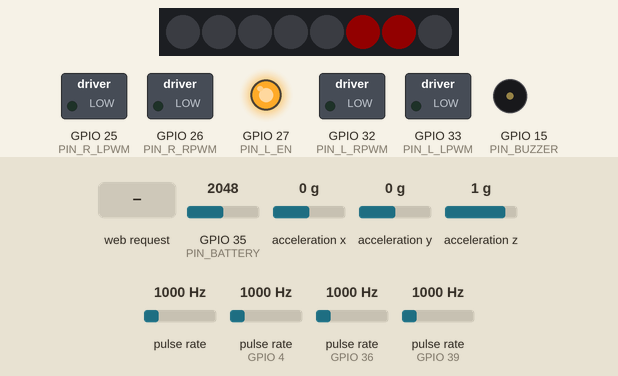
A program run on a simulated ESP32. Parts: 8 RGB LEDs in strip order, left to right, switched loads named in the program (green lamp = pin HIGH), output pins drawn as LEDs (lit = HIGH), buzzer (waves = sounding). Wiring (inferred from the names in the program): 4 × pulse sensor: data GPIO 0 / data GPIO 4 / data GPIO 36 / data GPIO 39; MPU-6050 motion sensor at I2C address 0x68. The inputs (shaded band) are chosen by the test bench; at power-on: acceleration z 1 g, GPIO 35 (PIN_BATTERY) = 2048, acceleration x 0 g, acceleration y 0 g, pulse rate 1000 Hz, pulse rate (sensors on GPIO 4, GPIO 36, GPIO 39) 1000 Hz (analog values on the 0–4095 scale). Dim RGB values are drawn brighter than linear; what the program prints to the serial monitor is not drawn.

Above: at 1.3 s.
1.4 s: acceleration z set to 0.6 g
2.9 s: acceleration z set to 0.3 g
At 5.8 s:
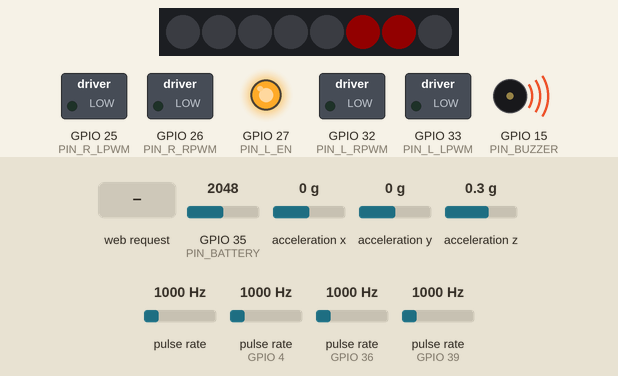
5.9 s: HTTP request GET /find?x=0 received
At 7.24 s:
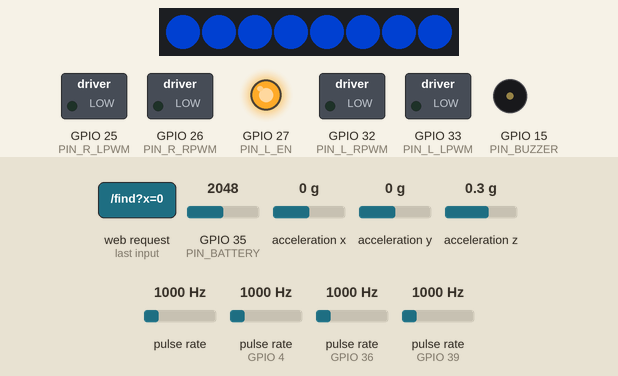
8.4 s: HTTP request GET /lights?x=1 received
At 8.78 s:
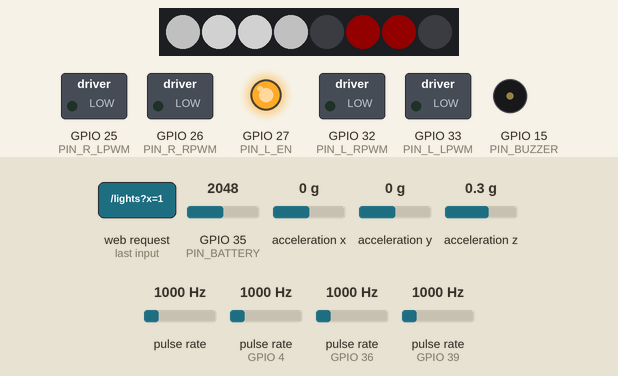
10.6 s: acceleration z set to -0.3 g
12.1 s: acceleration z set to -0.6 g
At 13.41 s:
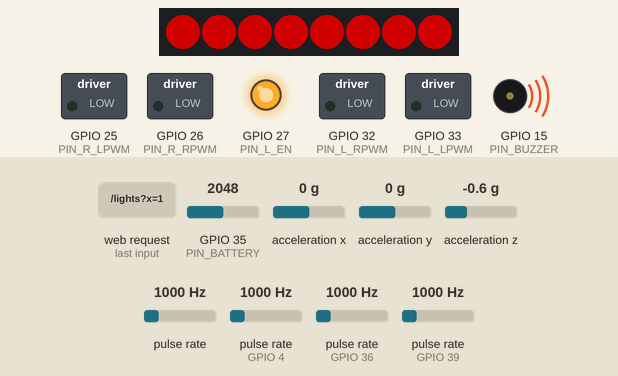
Timing chart, 0 to 15.7 s (numbered marks = the images above; inputs shaded):
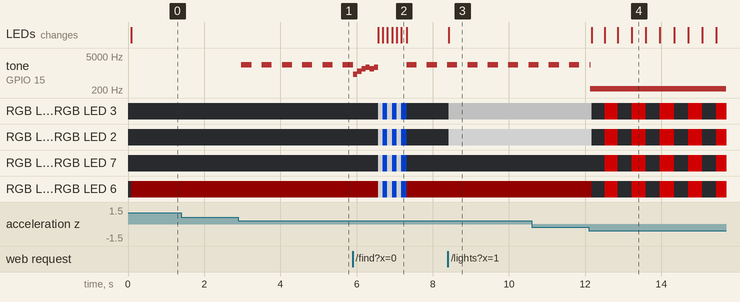

Measured:
- the behaviour switches between 0.5 and 0.4 g on acceleration z (found by bisection; images 0 and 1)
- the behaviour switches between -0.4 and -0.5 g on acceleration z (found by bisection; images 3 and 4)
- after the input at 1.4 s, every drawn part: stays the same
- after the input at 2.9 s, tone on GPIO 15 (PIN_BUZZER): alternates 2200 Hz for 0.27 s and silent for 0.27 s, starting after 0.08 s
- after the input at 5.9 s, RGB LED 0, RGB LED 1: off → RGB(120, 120, 120) after 0.67 s, then repeats every 0.24 s: RGB(0, 37, 120) 0.12 s, RGB(120, 120, 120) 0.12 s, until it stays off from 7.3 s
- after the input at 8.4 s, RGB LED 0, RGB LED 3: off → RGB(85, 85, 85) at once; RGB LED 1, RGB LED 2: off → RGB(120, 120, 120) at once; the LEDs: change at once (image 3)
- after the input at 12.1 s, RGB LED 0–3, RGB LED 5, RGB LED 6: alternates RGB(120, 0, 0) for 0.37 s and off for 0.37 s, starting after 0.08 s; RGB LED 4, RGB LED 7: alternates RGB(120, 0, 0) for 0.37 s and off for 0.37 s, starting after 0.42 s; the LEDs: first change after 0.08 s (image 4 shows a later state)

The program:

main.cpp
```cpp
// ============================================================
// main.cpp — Rover 4WD · Phase 1
// Core 0: WiFi AP + web server (joysticks, telemetry)
// Core 1: motors, encoders, IMU, LEDs, buzzer, battery
// ============================================================
#include <Arduino.h>
#include <WiFi.h>
#include <WebServer.h>
#include "config.h"
#include "motors.h"
#include "encoders.h"
#include "imu.h"
#include "leds.h"
#include "buzzer.h"
#include "battery.h"
#include "webui.h"

WebServer server(80);

// Current joystick command (shared between cores)
volatile int8_t cmdX = 0, cmdY = 0;
volatile uint32_t lastCmdMs = 0;
volatile bool findRequest = false;

// ------------------------------------------------------------
// HTTP handlers (core 0)
// ------------------------------------------------------------
void handleRoot() {
  String html = FPSTR(WEB_UI);
  html.replace("%CAM_URL%", CAMERA_STREAM_URL);
  html.replace("%CAM_ON%", CAMERA_ENABLED ? "1" : "0");
  server.send(200, "text/html", html);
}

void handleCmd() {
  cmdX = constrain(server.arg("x").toInt(), -100, 100);
  cmdY = constrain(server.arg("y").toInt(), -100, 100);
  lastCmdMs = millis();
  server.send(200, "text/plain", "ok");
}

void handleLights() {
  Leds::headlightsOn = !Leds::headlightsOn;
  server.send(200, "text/plain", Leds::headlightsOn ? "1" : "0");
}

void handleFind() {
  findRequest = true;
  server.send(200, "text/plain", "ok");
}

// Gear selector: /gear?v=0 (low) | 1 (normal) | 2 (high)
void handleGear() {
  int g = server.arg("v").toInt();
  Motors::maxSpeedPct = (0 == g) ? GEAR_LOW_PCT
                      : (2 == g) ? GEAR_HIGH_PCT
                      : GEAR_NORMAL_PCT;
  server.send(200, "text/plain", String(Motors::maxSpeedPct));
}

void handleStatus() {
  const char* st = "OK";
  switch (IMU::state) {
    case IMU::ROLLED_OVER: st = "ROLLED"; break;
    case IMU::LIFTED:      st = "LIFTED"; break;
    case IMU::TILT_WARN:   st = "TILT";   break;
    default: break;
  }
  char buf[220];
  snprintf(buf, sizeof(buf),
    "{\"v\":%.2f,\"pct\":%u,\"low\":%s,\"crit\":%s,"
    "\"spd\":%.3f,\"rpm\":%.1f,\"dist\":%.0f,"
    "\"pitch\":%.1f,\"roll\":%.1f,\"state\":\"%s\"}",
    Battery::voltage, Battery::percent,
    Battery::low ? "true" : "false", Battery::critical ? "true" : "false",
    Encoders::speedMS(), Encoders::avgRPM(), Encoders::totalDistanceMM,
    IMU::pitch, IMU::roll, st);
  server.send(200, "application/json", buf);
}

// ------------------------------------------------------------
// Control task (core 1) — real time, never blocks
// ------------------------------------------------------------
void controlTask(void* pv) {
  uint32_t lastImu = 0, lastBat = 0, lastLed = 0;

  for (;;) {
    uint32_t now = millis();

    // --- Failsafe: no recent command -> stop ---
    bool timedOut = (now - lastCmdMs) > CMD_TIMEOUT_MS;

    // --- IMU safety: rolled over or lifted -> motors OFF ---
    bool unsafe = (IMU::state == IMU::ROLLED_OVER || IMU::state == IMU::LIFTED);

    if (unsafe || timedOut) Motors::stop();
    else                    Motors::driveJoystick(cmdX, cmdY);

    // --- Encoders (every ENCODER_CALC_MS internally) ---
    Encoders::update();

    // --- IMU ---
    if (now - lastImu >= IMU_LOOP_MS) { lastImu = now; IMU::update(); }

    // --- Battery ---
    if (now - lastBat >= TELEMETRY_MS) {
      lastBat = now;
      Battery::update();
      Buzzer::lowBattery = Battery::low;
    }

    // --- LEDs ---
    if (now - lastLed >= 50) { lastLed = now; Leds::update(); }

    // --- Buzzer (continuous alarms) ---
    Buzzer::update();

    // --- "Find me" request from the web UI ---
    if (findRequest) {
      findRequest = false;
      Buzzer::playFind();
      Leds::flashFind();
    }

    vTaskDelay(pdMS_TO_TICKS(CONTROL_LOOP_MS));
  }
}

// ------------------------------------------------------------
void setup() {
  Serial.begin(115200);
  Serial.println("\n[Rover] Starting Phase 1...");

  Motors::begin();
  Encoders::begin();
  IMU::begin();
  Leds::begin();
  Buzzer::begin();
  Battery::begin();

  Serial.printf("[Rover] IMU %s\n", IMU::present ? "OK" : "NOT DETECTED");

  // WiFi AP
  WiFi.mode(WIFI_AP);
  WiFi.softAP(WIFI_AP_SSID, WIFI_AP_PASS, WIFI_AP_CHANNEL);
  Serial.printf("[Rover] AP '%s' -> http://%s\n",
                WIFI_AP_SSID, WiFi.softAPIP().toString().c_str());

  // Web routes
  server.on("/",       handleRoot);
  server.on("/cmd",    handleCmd);
  server.on("/lights", handleLights);
  server.on("/find",   handleFind);
  server.on("/gear",   handleGear);
  server.on("/status", handleStatus);
  server.begin();

  // Control task on core 1 (APP_CPU)
  xTaskCreatePinnedToCore(controlTask, "control", 8192, nullptr, 2, nullptr, 1);

  Buzzer::playBoot();
  Serial.println("[Rover] Ready.");
}

// loop() runs on core 1 by default in Arduino-ESP32, but the server is
// lightweight; we serve it here and the control task runs separately
// with higher priority.
void loop() {
  server.handleClient();
  delay(2);
}
```

battery.h
```cpp
#pragma once
#include <Arduino.h>
#include "config.h"

// ============================================================
// battery.h — LiPo 3S monitoring via 100K/27K divider on ADC1
// ============================================================

namespace Battery {

inline float voltage = 0;
inline uint8_t percent = 0;
inline bool low = false;
inline bool critical = false;

inline void begin() {
  analogReadResolution(12);
  analogSetPinAttenuation(PIN_BATTERY, ADC_11db);  // range up to ~3.3V
}

// Call every TELEMETRY_MS. Averages several samples for stability.
inline void update() {
  uint32_t acc = 0;
  for (int i = 0; i < 8; i++) acc += analogRead(PIN_BATTERY);
  float adcV = (acc / 8.0f) * (3.3f / 4095.0f);
  // Exponential smoothing
  float v = adcV * BAT_DIVIDER;
  voltage = (voltage == 0) ? v : voltage * 0.85f + v * 0.15f;

  // Approximate LiPo 3S %: 9.9V = 0%, 12.6V = 100%
  percent = (uint8_t)constrain((voltage - 9.9f) / (12.6f - 9.9f) * 100.0f, 0.0f, 100.0f);
  low      = voltage < BAT_LOW_V;
  critical = voltage < BAT_CRIT_V;
}

} // namespace Battery
```

buzzer.h
```cpp
#pragma once
#include <Arduino.h>
#include "config.h"
#include "imu.h"

// ============================================================
// buzzer.h — Passive PWM buzzer: distinct tones per situation
// ============================================================

namespace Buzzer {

inline uint32_t lastBeep = 0;
inline bool toneOn = false;
inline bool lowBattery = false;

inline void begin() {
  ledcSetup(BUZZER_CHANNEL, 2000, 10);
  ledcAttachPin(PIN_BUZZER, BUZZER_CHANNEL);
  ledcWrite(BUZZER_CHANNEL, 0);
}

inline void tone(uint16_t freq) {
  ledcWriteTone(BUZZER_CHANNEL, freq);
  ledcWrite(BUZZER_CHANNEL, 512);   // 50% duty
}

inline void off() { ledcWrite(BUZZER_CHANNEL, 0); }

// "Find me" melody (short blocking call, on demand)
inline void playFind() {
  const uint16_t notes[] = {880, 1175, 1480, 1760, 1480, 1760};
  for (uint16_t n : notes) { tone(n); delay(110); }
  off();
}

// Short boot beep
inline void playBoot() {
  tone(880); delay(80); tone(1320); delay(80); off();
}

// Call every ~100ms: handles continuous alarms per state
inline void update() {
  uint32_t now = millis();

  switch (IMU::state) {
    case IMU::ROLLED_OVER:
      tone(220);                       // continuous low tone
      return;
    case IMU::LIFTED:
      // intermittent high tone
      if (now - lastBeep > 250) { lastBeep = now; toneOn = !toneOn; }
      if (toneOn) tone(2200); else off();
      return;
    default:
      break;
  }

  // Low battery: short beep every 10s
  if (lowBattery) {
    if (now - lastBeep > 10000) { lastBeep = now; tone(1000); }
    else if (now - lastBeep > 150) off();
    return;
  }

  off();
}

} // namespace Buzzer
```

encoders.h
```cpp
#pragma once
#include <Arduino.h>
#include "config.h"

// ============================================================
// encoders.h — 4 encoder inputs (channel A) via interrupts
// RPM and distance per wheel. Direction comes from Motors.
// ============================================================

namespace Encoders {

inline volatile uint32_t pulses[4] = {0, 0, 0, 0};
inline uint32_t lastPulses[4] = {0, 0, 0, 0};
inline float rpm[4] = {0, 0, 0, 0};
inline float totalDistanceMM = 0;   // average of the 4 wheels
inline uint32_t lastCalcMs = 0;

void IRAM_ATTR isrM1() { pulses[0]++; }
void IRAM_ATTR isrM2() { pulses[1]++; }
void IRAM_ATTR isrM3() { pulses[2]++; }
void IRAM_ATTR isrM4() { pulses[3]++; }

inline void begin() {
  pinMode(PIN_ENC_M1, INPUT_PULLUP);
  pinMode(PIN_ENC_M2, INPUT_PULLUP);
  pinMode(PIN_ENC_M3, INPUT);   // 36 and 39 have no internal pull-up:
  pinMode(PIN_ENC_M4, INPUT);   // the Hall encoder already outputs a clean signal
  attachInterrupt(digitalPinToInterrupt(PIN_ENC_M1), isrM1, RISING);
  attachInterrupt(digitalPinToInterrupt(PIN_ENC_M2), isrM2, RISING);
  attachInterrupt(digitalPinToInterrupt(PIN_ENC_M3), isrM3, RISING);
  attachInterrupt(digitalPinToInterrupt(PIN_ENC_M4), isrM4, RISING);
  lastCalcMs = millis();
}

// Call every ENCODER_CALC_MS from the control task
inline void update() {
  uint32_t now = millis();
  uint32_t dt = now - lastCalcMs;
  if (dt < ENCODER_CALC_MS) return;
  lastCalcMs = now;

  float sumDeltaMM = 0;
  for (int i = 0; i < 4; i++) {
    uint32_t p = pulses[i];               // atomic copy (32-bit OK on ESP32)
    uint32_t delta = p - lastPulses[i];
    lastPulses[i] = p;
    // RPM = (pulses / PPR) / (dt in minutes)
    rpm[i] = (delta / ENC_PULSES_PER_REV) * (60000.0f / dt);
    sumDeltaMM += delta * MM_PER_PULSE;
  }
  totalDistanceMM += sumDeltaMM / 4.0f;
}

// Detect a stalled wheel: movement commanded but no pulses arriving
inline bool wheelStalled(uint8_t idx, bool commanded) {
  return commanded && rpm[idx] < 2.0f;
}

inline float avgRPM() { return (rpm[0] + rpm[1] + rpm[2] + rpm[3]) / 4.0f; }
inline float speedMS() { return avgRPM() * WHEEL_CIRCUM_MM / 60000.0f; }

} // namespace Encoders
```

imu.h
```cpp
#pragma once
#include <Arduino.h>
#include <Wire.h>
#include "config.h"

// ============================================================
// imu.h — MPU6050: pitch/roll + rollover and lift detection
// Direct register access (no heavy library).
// ============================================================

namespace IMU {

enum State { OK_LEVEL, TILT_WARN, ROLLED_OVER, LIFTED };

inline float pitch = 0, roll = 0, accZ = 1.0f;
inline State state = OK_LEVEL;
inline bool present = false;

inline void writeReg(uint8_t reg, uint8_t val) {
  Wire.beginTransmission(IMU_ADDR);
  Wire.write(reg); Wire.write(val);
  Wire.endTransmission();
}

inline void begin() {
  Wire.begin(PIN_I2C_SDA, PIN_I2C_SCL, 400000);
  Wire.beginTransmission(IMU_ADDR);
  present = (Wire.endTransmission() == 0);
  if (!present) return;
  writeReg(0x6B, 0x00);  // PWR_MGMT_1: wake up
  writeReg(0x1C, 0x00);  // ACCEL_CONFIG: ±2g
  writeReg(0x1A, 0x04);  // DLPF ~21Hz: filters motor vibration
}

// Call every IMU_LOOP_MS
inline void update() {
  if (!present) return;
  Wire.beginTransmission(IMU_ADDR);
  Wire.write(0x3B);                       // ACCEL_XOUT_H
  if (Wire.endTransmission(false) != 0) return;
  Wire.requestFrom((uint8_t)IMU_ADDR, (uint8_t)6);
  if (Wire.available() < 6) return;

  int16_t rawX = (Wire.read() << 8) | Wire.read();
  int16_t rawY = (Wire.read() << 8) | Wire.read();
  int16_t rawZ = (Wire.read() << 8) | Wire.read();

  float ax = rawX / 16384.0f;
  float ay = rawY / 16384.0f;
  float az = rawZ / 16384.0f;
  accZ = az;

  // Angles from the gravity vector (enough for rollover; DLPF filters vibration)
  pitch = atan2f(-ax, sqrtf(ay * ay + az * az)) * 180.0f / PI;
  roll  = atan2f(ay, az) * 180.0f / PI;

  float aMag = sqrtf(ax * ax + ay * ay + az * az);

  if (aMag < LIFT_ACCEL_THRESH)                      state = LIFTED;       // free fall / sudden lift
  else if (fabsf(roll) > TILT_ROLLOVER_DEG ||
           fabsf(pitch) > TILT_ROLLOVER_DEG)         state = ROLLED_OVER;
  else if (fabsf(roll) > TILT_WARN_DEG)              state = TILT_WARN;    // dangerous side slope
  else                                               state = OK_LEVEL;
}

// Slope vs wall: sustained rising pitch means a slope
inline bool isClimbing() { return pitch > 8.0f && pitch < TILT_WARN_DEG; }

} // namespace IMU
```

leds.h
```cpp
#pragma once
#include <Arduino.h>
#include <Adafruit_NeoPixel.h>
#include "config.h"
#include "motors.h"
#include "imu.h"

// ============================================================
// leds.h — 8× WS2812B: lights, turn signals, brake, alerts
// ============================================================

namespace Leds {

inline Adafruit_NeoPixel strip(NUM_LEDS, PIN_LEDS, NEO_GRB + NEO_KHZ800);
inline bool headlightsOn = false;   // web-controlled (manual in phase 1, auto with LTR390 in phase 2)
inline uint32_t lastBlink = 0;
inline bool blinkPhase = false;

inline void begin() {
  strip.begin();
  strip.setBrightness(120);
  strip.clear();
  strip.show();
}

inline uint32_t C(uint8_t r, uint8_t g, uint8_t b) { return strip.Color(r, g, b); }

// Call every ~50ms from the control task
inline void update() {
  uint32_t now = millis();
  if (now - lastBlink > 350) { blinkPhase = !blinkPhase; lastBlink = now; }

  strip.clear();

  // --- Critical alerts override everything ---
  if (IMU::state == IMU::ROLLED_OVER) {
    uint32_t red = blinkPhase ? C(255, 0, 0) : 0;
    for (int i = 0; i < NUM_LEDS; i++) strip.setPixelColor(i, red);
    strip.show();
    return;
  }

  // --- Headlights ---
  if (headlightsOn) {
    strip.setPixelColor(LED_FRONT_C1, C(255, 255, 255));
    strip.setPixelColor(LED_FRONT_C2, C(255, 255, 255));
    strip.setPixelColor(LED_FRONT_LEFT,  C(180, 180, 180));
    strip.setPixelColor(LED_FRONT_RIGHT, C(180, 180, 180));
  }

  // --- Rear lights ---
  uint32_t rear = Motors::isReversing() ? C(255, 255, 255)       // reversing: white
                : Motors::isMoving()    ? C(120, 0, 0)            // rolling: dim red
                : C(40, 0, 0);                                    // stopped: minimum red
  strip.setPixelColor(LED_REAR_C1, rear);
  strip.setPixelColor(LED_REAR_C2, rear);

  // --- Turn signals (blinking amber while turning) ---
  int t = Motors::turning();
  if (t != 0 && blinkPhase) {
    uint32_t amber = C(255, 90, 0);
    if (t < 0) { strip.setPixelColor(LED_FRONT_LEFT, amber);  strip.setPixelColor(LED_REAR_LEFT, amber); }
    else       { strip.setPixelColor(LED_FRONT_RIGHT, amber); strip.setPixelColor(LED_REAR_RIGHT, amber); }
  }

  strip.show();
}

// "Find me" animation: blue/white flashes
inline void flashFind() {
  for (int k = 0; k < 6; k++) {
    uint32_t c = (k % 2) ? C(0, 80, 255) : C(255, 255, 255);
    for (int i = 0; i < NUM_LEDS; i++) strip.setPixelColor(i, c);
    strip.show();
    delay(120);
  }
  strip.clear();
  strip.show();
}

} // namespace Leds
```

motors.h
```cpp
#pragma once
#include <Arduino.h>
#include "config.h"

// ============================================================
// motors.h — Skid-steer control with 2× BTS7960
// LEDC channels: 0=L_RPWM 1=L_LPWM 2=R_RPWM 3=R_LPWM
// ============================================================

namespace Motors {

inline int8_t curLeft = 0;    // -100..100 (signed speed %)
inline int8_t curRight = 0;
inline uint8_t maxSpeedPct = GEAR_NORMAL_PCT;   // current gear (set via /gear)

inline void begin() {
  ledcSetup(0, PWM_FREQ_HZ, PWM_RESOLUTION); ledcAttachPin(PIN_L_RPWM, 0);
  ledcSetup(1, PWM_FREQ_HZ, PWM_RESOLUTION); ledcAttachPin(PIN_L_LPWM, 1);
  ledcSetup(2, PWM_FREQ_HZ, PWM_RESOLUTION); ledcAttachPin(PIN_R_RPWM, 2);
  ledcSetup(3, PWM_FREQ_HZ, PWM_RESOLUTION); ledcAttachPin(PIN_R_LPWM, 3);
  pinMode(PIN_L_EN, OUTPUT);
  pinMode(PIN_R_EN, OUTPUT);
  digitalWrite(PIN_L_EN, HIGH);
  digitalWrite(PIN_R_EN, HIGH);
}

// Convert % (0-100) to PWM applying the deadband
inline uint8_t pctToPwm(uint8_t pct) {
  if (pct == 0) return 0;
  return map(pct, 1, 100, MOTOR_DEADBAND, 255);
}

// speed: -100 (full reverse) .. 100 (full forward)
inline void setSide(uint8_t chFwd, uint8_t chRev, int8_t speed) {
  if (speed > 0)      { ledcWrite(chFwd, pctToPwm(speed));  ledcWrite(chRev, 0); }
  else if (speed < 0) { ledcWrite(chFwd, 0); ledcWrite(chRev, pctToPwm(-speed)); }
  else                { ledcWrite(chFwd, 0); ledcWrite(chRev, 0); }
}

inline void drive(int8_t left, int8_t right) {
  curLeft  = constrain(left,  -100, 100);
  curRight = constrain(right, -100, 100);
  // The gear limit only applies to the physical output;
  // curLeft/curRight keep the full scale for LEDs and telemetry.
  setSide(0, 1, (int8_t)(curLeft  * maxSpeedPct / 100));
  setSide(2, 3, (int8_t)(curRight * maxSpeedPct / 100));
}

inline void stop() { drive(0, 0); }

// Mix joystick (x: -100..100 turn, y: -100..100 forward) into tank drive
inline void driveJoystick(int8_t x, int8_t y) {
  int16_t l = y + x;
  int16_t r = y - x;
  // Normalize if above 100
  int16_t maxMag = max(abs(l), abs(r));
  if (maxMag > 100) { l = l * 100 / maxMag; r = r * 100 / maxMag; }
  drive((int8_t)l, (int8_t)r);
}

inline bool isMoving()    { return curLeft != 0 || curRight != 0; }
inline bool isReversing() { return curLeft < 0 && curRight < 0; }
inline int  turning()     { // -1 left, 0 straight, 1 right
  if (curLeft > curRight + 15) return 1;
  if (curRight > curLeft + 15) return -1;
  return 0;
}

} // namespace Motors
```

Source omitted: webui.h (8140 bytes), config.h (4143 bytes)
